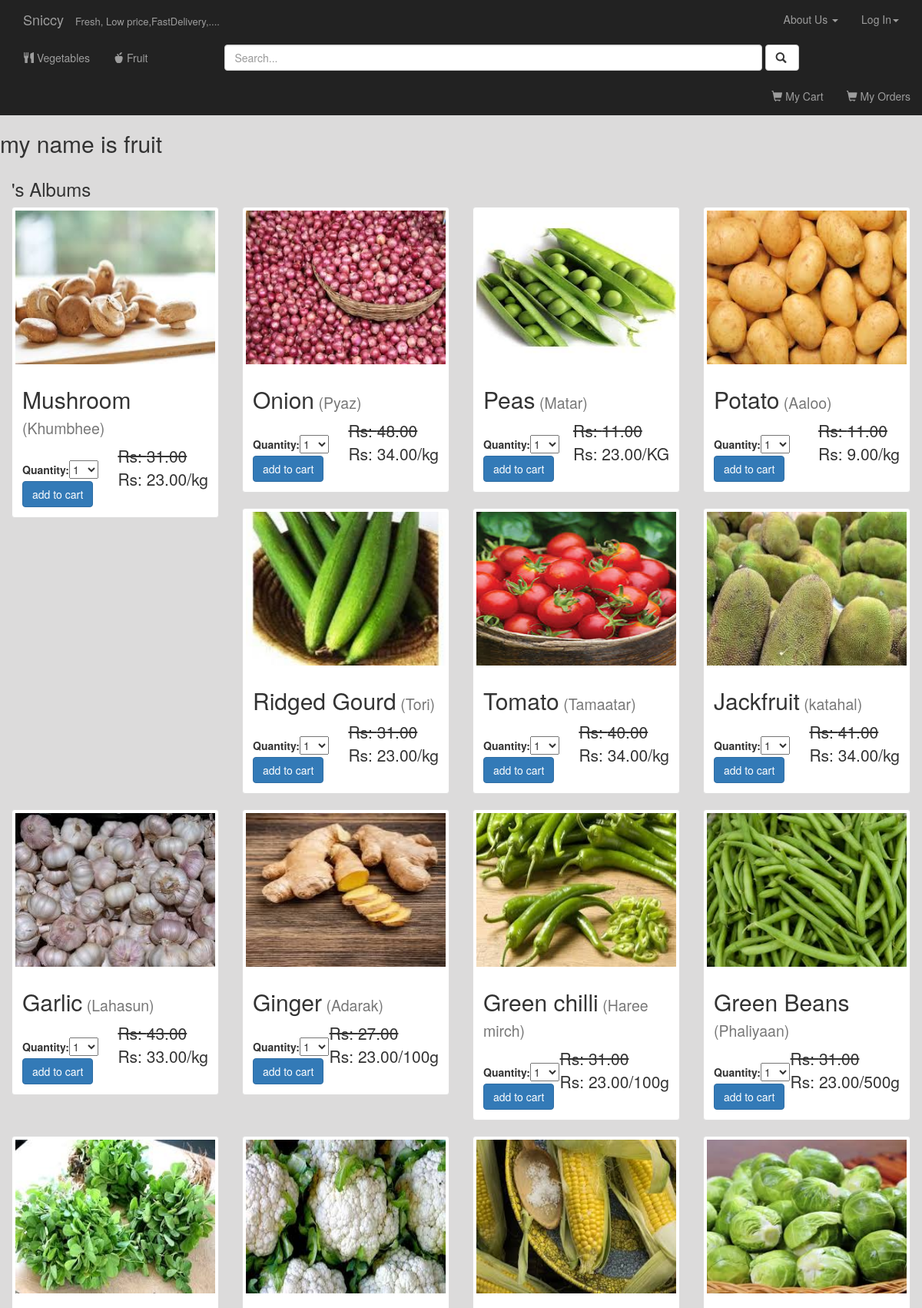
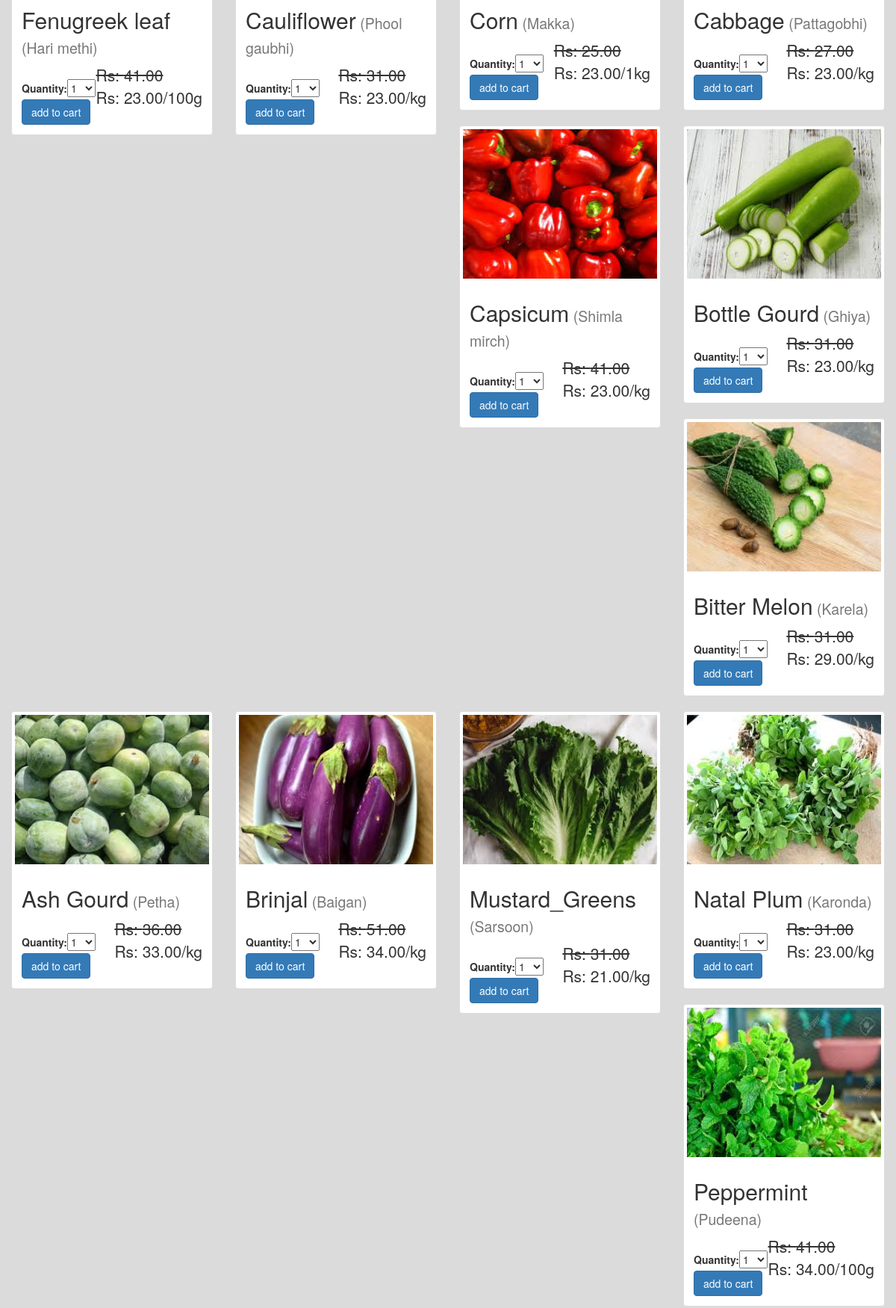
/food/vegetable (upper part), run on the app's committed database (2 pictures, top to bottom).
### food/models.py (models this page shows, shortened)
class Product(models.Model):
    category = models.ForeignKey(Category  , on_delete=models.CASCADE)
    name = models.CharField(max_length=100, db_index=True)
    nick_names = models.CharField(max_length=400, db_index=True)
    slug = models.SlugField(max_length=150,blank=True, unique=True ,db_index=True)
    description = models.TextField(blank=True)
    b_price = models.DecimalField(max_digits=10, decimal_places=2)
    price = models.DecimalField(max_digits=10, decimal_places=2)
    weight = models.CharField(max_length=15, db_index=True)
    available = models.BooleanField(default=True)
    stock = models.PositiveIntegerField()
    created_at = models.DateTimeField(auto_now_add=True)
    updated_at = models.DateTimeField(auto_now=True)
    logo=models.FileField()

### food/views.py (the view)
def Vindex(request):
    album = get_object_or_404(Category, pk=2)
    cart_product_form = CartAddProductForm()
    return render(request, 'food/index.html', {'album': album, 'type':"vegetables", 'cart_product_form':cart_product_form})

### food/forms.py
class CartAddProductForm(forms.Form):
    quantity = forms.TypedChoiceField(choices=PRODUCT_QUANTITY_CHOICES, coerce=int)
    update = forms.BooleanField(required=False, initial=False, widget=forms.HiddenInput)

### food/context_processors.py (called while the page is built)
def cart(request):
    return {'cart': Cart(request)}

### food/templates/food/index.html (shortened to what this page needs)
{% extends 'food/base.html' %}
{% block body %}
{% if vtype %}
<h2>my name is veg</h2>
{{ type }}
    {% else %}
<h2>my name is fruit</h2>
{% endif %}
<div class="albums-container container-fluid">
    <div class="row">
        <div class="col-sm-12" >
            <h3>{{ user.username }}'s Albums </h3>
        </div>
        {% if album %}
        {% for food in album.product_set.all %}
        {% if food.available == True %}
                   <div class="col-sm-4 col-lg-3">
                    <div class="thumbnail">
                            <a href="{% url 'food:detail' food.id %}">
                    <div style="overflow:hidden; " class="i-area">
                            <img src="{{ food.logo.url }}" class="img-responsive" style="height:200px; width:100%;">
                    </div>
                        </a>
                        <div class="caption">
                            <h2>{{ food.name }}<small> ({{ food.nick_names }})</small></h2><small class="pull-right lead"><s>Rs: {{ food.b_price }}</s><br>  Rs: {{ food.price }}/{{ food.weight}} </small>
<br>
                                      <form action="{% url 'food:cart_add' food.id %}" method="post">
                                {{ cart_product_form }}<br>
                                <input type="submit" value="add to cart" class="btn btn-primary">
                            </form>
                        </div>
                    </div>
                </div>
        {% endif %}
{% endfor %}
        {% else %}
            <div class="col-sm-12">
                <br>
                not any album
            </div>
        {% endif %}
    </div>
</div>
    {% endblock %}

### food/static/food/style.css (style rules this page uses)
body { background-color:RGB(220, 219, 219); background:RGB(220, 219, 219) url("images/backgrohdund.jpg"); background-repeat:no-repeat; background-size:cover; padding:0px; }
.thumbnail { color:RGB(220, 219, 219); }

### data on the page
Product: logo (picture), name "Mushroom", nick_names "Khumbhee", b_price "31.00", price "23.00", weight "kg"
Product: logo (picture), name "Onion", nick_names "Pyaz", b_price "48.00", price "34.00", weight "kg"
Product: logo (picture), name "Peas", nick_names "Matar", b_price "11.00", price "23.00", weight "KG"
Product: logo (picture), name "Potato", nick_names "Aaloo", b_price "11.00", price "9.00", weight "kg"
Product: logo (picture), name "Ridged Gourd", nick_names "Tori", b_price "31.00", price "23.00", weight "kg"
Product: logo (picture), name "Tomato", nick_names "Tamaatar", b_price "40.00", price "34.00", weight "kg"
Product: logo (picture), name "Jackfruit", nick_names "katahal", b_price "41.00", price "34.00", weight "kg"
Product: logo (picture), name "Garlic", nick_names "Lahasun", b_price "43.00", price "33.00", weight "kg"
Product: logo (picture), name "Ginger", nick_names "Adarak", b_price "27.00", price "23.00", weight "100g"
Product: logo (picture), name "Green chilli", nick_names "Haree mirch", b_price "31.00", price "23.00", weight "100g"
Product: logo (picture), name "Green Beans", nick_names "Phaliyaan", b_price "31.00", price "23.00", weight "500g"
Product: logo (picture), name "Fenugreek leaf", nick_names "Hari methi", b_price "41.00", price "23.00", weight "100g"
Product: logo (picture), name "Cauliflower", nick_names "Phool gaubhi", b_price "31.00", price "23.00", weight "kg"
Product: logo (picture), name "Corn", nick_names "Makka", b_price "25.00", price "23.00", weight "1kg"
Product: logo (picture), name "Cabbage", nick_names "Pattagobhi", b_price "27.00", price "23.00", weight "kg"
Product: logo (picture), name "Capsicum", nick_names "Shimla mirch", b_price "41.00", price "23.00", weight "kg"
Product: logo (picture), name "Bottle Gourd", nick_names "Ghiya", b_price "31.00", price "23.00", weight "kg"
Product: logo (picture), name "Bitter Melon", nick_names "Karela", b_price "31.00", price "29.00", weight "kg"
Product: logo (picture), name "Ash Gourd", nick_names "Petha", b_price "36.00", price "33.00", weight "kg"
Product: logo (picture), name "Brinjal", nick_names "Baigan", b_price "51.00", price "34.00", weight "kg"
Product: logo (picture), name "Mustard_Greens", nick_names "Sarsoon", b_price "31.00", price "21.00", weight "kg"
Product: logo (picture), name "Natal Plum", nick_names "Karonda", b_price "31.00", price "23.00", weight "kg"
Product: logo (picture), name "Peppermint", nick_names "Pudeena", b_price "41.00", price "34.00", weight "100g"
